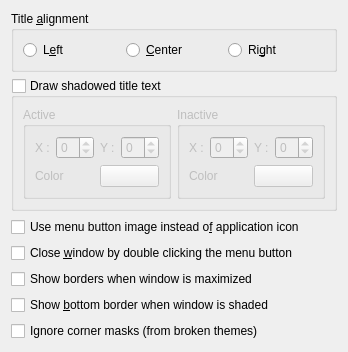
     <widget class="QWidget" name="tab">
      <attribute name="title">
       <string>Title</string>
      </attribute>
      <layout class="QVBoxLayout">
       <item>
        <widget class="QGroupBox" name="titlealign">
         <property name="whatsThis">
          <string>Use these buttons to set the alignment of the window title</string>
         </property>
         <property name="title">
          <string>Title &amp;alignment</string>
         </property>
         <layout class="QHBoxLayout" name="horizontalLayout">
          <item>
           <widget class="QRadioButton" name="AlignLeft">
            <property name="text">
             <string>L&amp;eft</string>
            </property>
           </widget>
          </item>
          <item>
           <widget class="QRadioButton" name="AlignHCenter">
            <property name="text">
             <string>&amp;Center</string>
            </property>
            <property name="checked">
             <bool>false</bool>
            </property>
           </widget>
          </item>
          <item>
           <widget class="QRadioButton" name="AlignRight">
            <property name="text">
             <string>Ri&amp;ght</string>
            </property>
           </widget>
          </item>
         </layout>
        </widget>
       </item>
       <item>
        <widget class="QGroupBox" name="useShdtextChkBox">
         <property name="title">
          <string>Draw shadowed title text</string>
         </property>
         <property name="checkable">
          <bool>true</bool>
         </property>
         <property name="checked">
          <bool>false</bool>
         </property>
         <layout class="QVBoxLayout">
          <item>
           <layout class="QHBoxLayout">
            <item>
             <widget class="QGroupBox" name="buttonGroup7">
              <property name="enabled">
               <bool>false</bool>
              </property>
              <property name="title">
               <string>Active</string>
              </property>
              <layout class="QVBoxLayout">
               <item>
                <layout class="QHBoxLayout">
                 <item>
                  <widget class="QLabel" name="textLabel1_5">
                   <property name="enabled">
                    <bool>false</bool>
                   </property>
                   <property name="text">
                    <string>X :</string>
                   </property>
                   <property name="wordWrap">
                    <bool>false</bool>
                   </property>
                  </widget>
                 </item>
                 <item>
                  <widget class="QSpinBox" name="activeShdtextXSpinBox">
                   <property name="enabled">
                    <bool>false</bool>
                   </property>
                   <property name="minimum">
                    <number>-3</number>
                   </property>
                   <property name="maximum">
                    <number>3</number>
                   </property>
                  </widget>
                 </item>
                 <item>
                  <widget class="QLabel" name="textLabel1_5_2">
                   <property name="enabled">
                    <bool>false</bool>
                   </property>
                   <property name="text">
                    <string>Y :</string>
                   </property>
                   <property name="wordWrap">
                    <bool>false</bool>
                   </property>
                  </widget>
                 </item>
                 <item>
                  <widget class="QSpinBox" name="activeShdtextYSpinBox">
                   <property name="enabled">
                    <bool>false</bool>
                   </property>
                   <property name="minimum">
                    <number>-3</number>
                   </property>
                   <property name="maximum">
                    <number>3</number>
                   </property>
                  </widget>
                 </item>
                </layout>
               </item>
               <item>
                <layout class="QHBoxLayout">
                 <item>
                  <widget class="QLabel" name="textLabel1_6">
                   <property name="enabled">
                    <bool>false</bool>
                   </property>
                   <property name="text">
                    <string>Color</string>
                   </property>
                   <property name="wordWrap">
                    <bool>false</bool>
                   </property>
                  </widget>
                 </item>
                 <item>
                  <widget class="KColorButton" name="activeShdColBtn">
                   <property name="enabled">
                    <bool>false</bool>
                   </property>
                   <property name="text">
                    <string/>
                   </property>
                  </widget>
                 </item>
                </layout>
               </item>
              </layout>
             </widget>
            </item>
            <item>
             <widget class="QGroupBox" name="buttonGroup7_2">
              <property name="enabled">
               <bool>false</bool>
              </property>
              <property name="title">
               <string>Inactive</string>
              </property>
              <layout class="QVBoxLayout">
               <item>
                <layout class="QHBoxLayout">
                 <item>
                  <widget class="QLabel" name="textLabel1_5_4">
                   <property name="enabled">
                    <bool>false</bool>
                   </property>
                   <property name="text">
                    <string>X :</string>
                   </property>
                   <property name="wordWrap">
                    <bool>false</bool>
                   </property>
                  </widget>
                 </item>
                 <item>
                  <widget class="QSpinBox" name="inActiveShdtextXSpinBox">
                   <property name="enabled">
                    <bool>false</bool>
                   </property>
                   <property name="minimum">
                    <number>-3</number>
                   </property>
                   <property name="maximum">
                    <number>3</number>
                   </property>
                  </widget>
                 </item>
                 <item>
                  <widget class="QLabel" name="textLabel1_5_2_3">
                   <property name="enabled">
                    <bool>false</bool>
                   </property>
                   <property name="text">
                    <string>Y :</string>
                   </property>
                   <property name="wordWrap">
                    <bool>false</bool>
                   </property>
                  </widget>
                 </item>
                 <item>
                  <widget class="QSpinBox" name="inActiveShdtextYSpinBox">
                   <property name="enabled">
                    <bool>false</bool>
                   </property>
                   <property name="minimum">
                    <number>-3</number>
                   </property>
                   <property name="maximum">
                    <number>3</number>
                   </property>
                  </widget>
                 </item>
                </layout>
               </item>
               <item>
                <layout class="QHBoxLayout">
                 <item>
                  <widget class="QLabel" name="textLabel1_6_3">
                   <property name="enabled">
                    <bool>false</bool>
                   </property>
                   <property name="text">
                    <string>Color</string>
                   </property>
                   <property name="wordWrap">
                    <bool>false</bool>
                   </property>
                  </widget>
                 </item>
                 <item>
                  <widget class="KColorButton" name="inActiveShdColBtn">
                   <property name="enabled">
                    <bool>false</bool>
                   </property>
                   <property name="text">
                    <string/>
                   </property>
                  </widget>
                 </item>
                </layout>
               </item>
              </layout>
             </widget>
            </item>
           </layout>
          </item>
         </layout>
        </widget>
       </item>
       <item>
        <widget class="QCheckBox" name="useMenuImageChkBox">
         <property name="text">
          <string>Use menu button image instead o&amp;f application icon</string>
         </property>
        </widget>
       </item>
       <item>
        <widget class="QCheckBox" name="dblClkCloseChkBox">
         <property name="text">
          <string>Close &amp;window by double clicking the menu button</string>
         </property>
        </widget>
       </item>
       <item>
        <widget class="QCheckBox" name="showMaximizedBordersChkBox">
         <property name="text">
          <string>Show borders when window is maximized</string>
         </property>
        </widget>
       </item>
       <item>
        <widget class="QCheckBox" name="showBtmBorderChkBox">
         <property name="text">
          <string>Show &amp;bottom border when window is shaded</string>
         </property>
        </widget>
       </item>
       <item>
        <widget class="QCheckBox" name="ignoreMasksChkBox">
         <property name="text">
          <string>Ignore corner masks (from broken themes)</string>
         </property>
        </widget>
       </item>
       <item>
        <spacer name="spacer">
         <property name="orientation">
          <enum>Qt::Vertical</enum>
         </property>
         <property name="sizeType">
          <enum>QSizePolicy::Expanding</enum>
         </property>
         <property name="sizeHint" stdset="0">
          <size>
           <width>20</width>
           <height>0</height>
          </size>
         </property>
        </spacer>
       </item>
      </layout>
     </widget>
